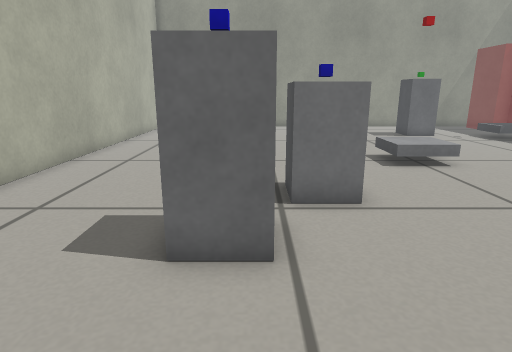
View 1 (above)

17 first-person views from a walk through a world built for the Gazebo simulator. The camera is 0.46 m above the floor, tilts 14° down and sees 75° across. The floor is counted in squares, 0.2 m on a side. Each view is taken from the middle of a square. On the plan, view 1 faces up. The plan holds only what a view shows up to about 19 squares ahead; the rest is blank.

View 2
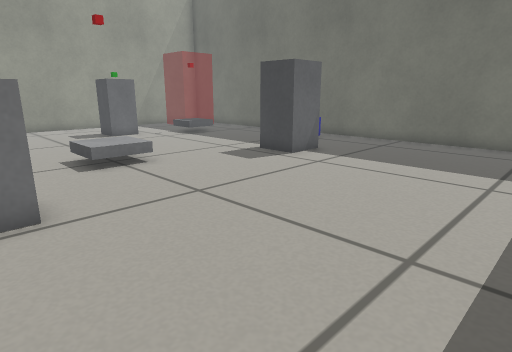

View 3
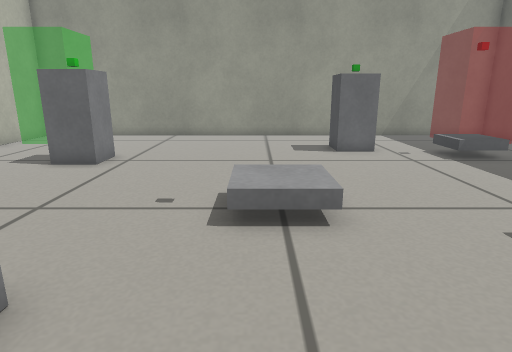

View 4
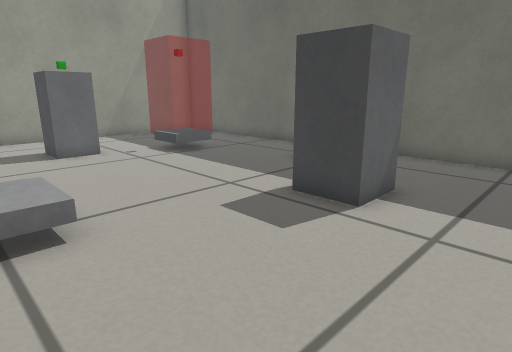

View 5
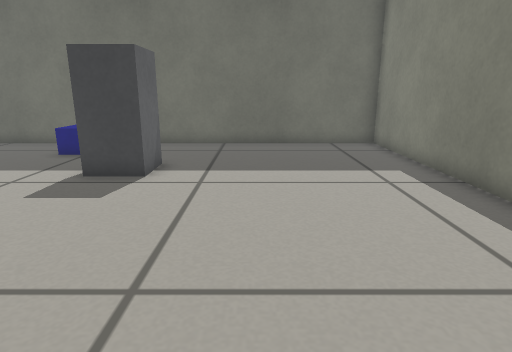

View 6
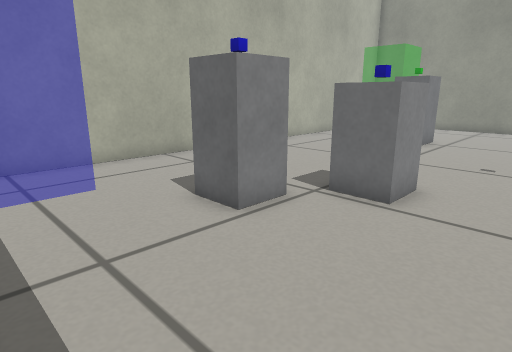

View 7
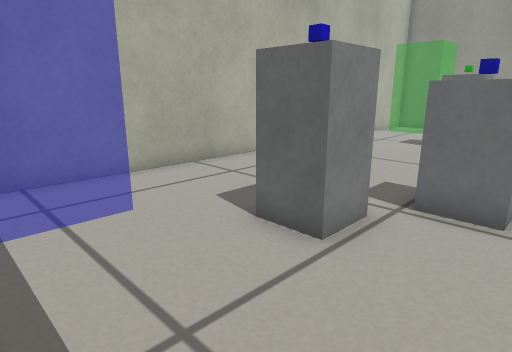

View 8
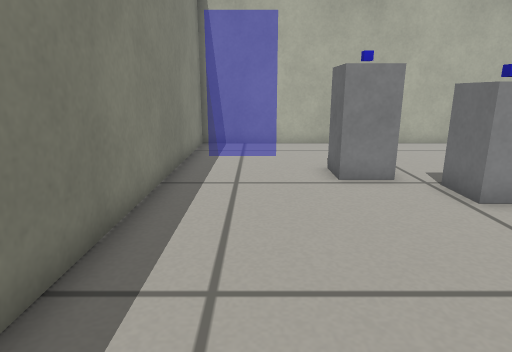

View 9
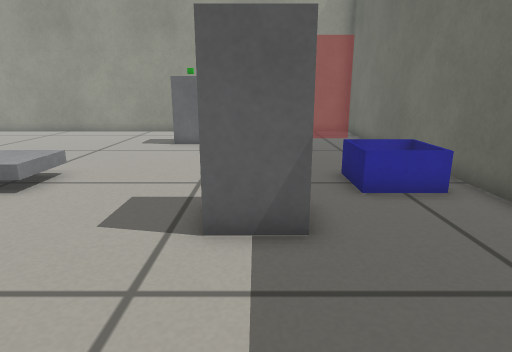

View 10
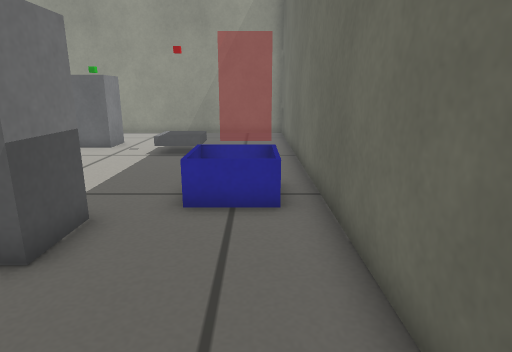

View 11
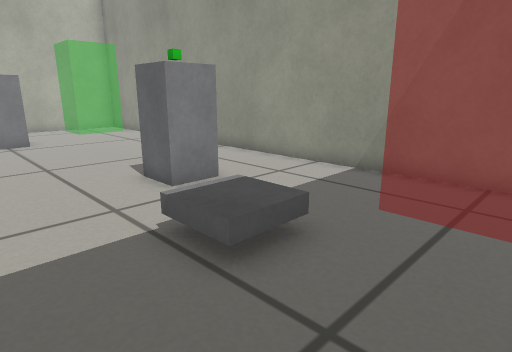

View 12
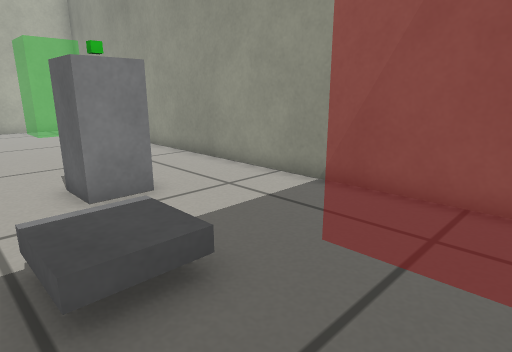

View 13
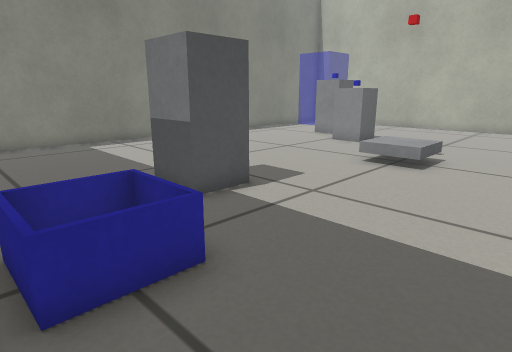

View 14
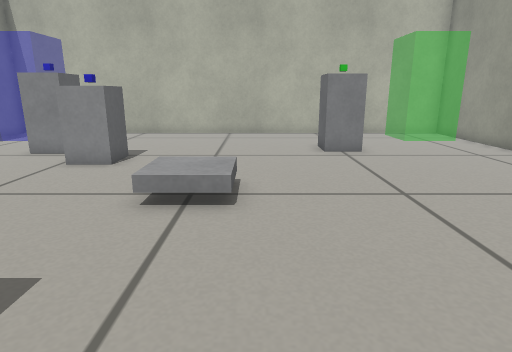

View 15
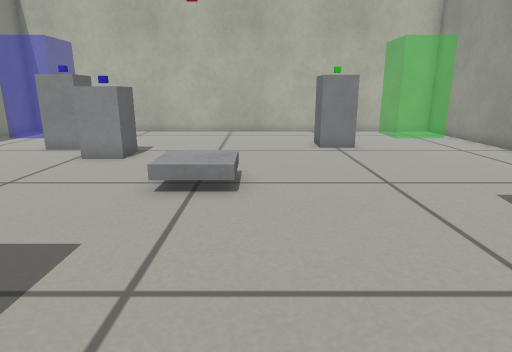

View 16
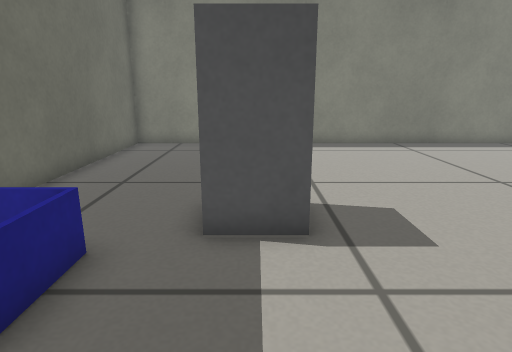

View 17
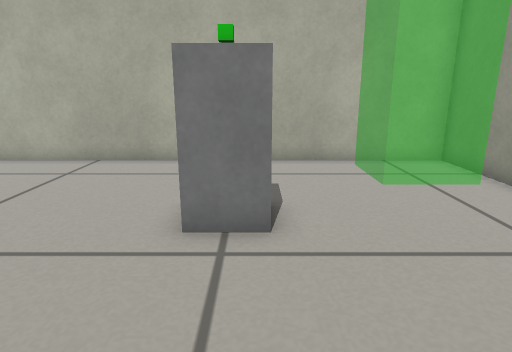

### Floor plan
Key: @ floor where view 1 was taken; # wall or solid block; . floor; = window, fence, low wall or low ledge; B grey box; G green box; L blue box.
Columns run from 7 left of view 1 to 18 right of it. Each row starts with its distance up from view 1.
 24 ##########################
 23 #   ..................   #
 22 #    ................    #
 21 #    ................    #
 20 #.  ............B.....  .#
 19 #..............BGB.......#
 18 #...............B..BBB...#
 17 #....BGB...........BBB...#
 16 #....BGB.................#
 15 #........................#
 14 #........................#
 13 #........................#
 12 #...........BB........==.#
 11 #...........BB........==.#
 10 #.................BBB....#
  9 #.................B B....#
  8 #.......BB........BBB....#
  7 #.......LB...............#
  6 #.....BB.................#
  5 #.....LL.................#
  4 #.....BB.................#
  3 #.  .....................#
  2 #    ....................#
  1 #    ....................#
  0 #   ...@.................#
 -1 ##########################

Positions as (right, up) in squares from view 1, and headings:
1: (0, 0), facing up
2: (1, 0), facing up-right
3: (5, 5), facing up
4: (5, 5), facing up-right
5: (2, 5), facing right
6: (5, 0), facing up-left
7: (3, 0), facing up-left
8: (9, 2), facing left
9: (12, 3), facing up
10: (16, 4), facing up
11: (17, 14), facing up-left
12: (17, 16), facing up-left
13: (17, 16), facing down-left
14: (13, 13), facing left
15: (14, 13), facing left
16: (12, 15), facing down
17: (5, 17), facing left
